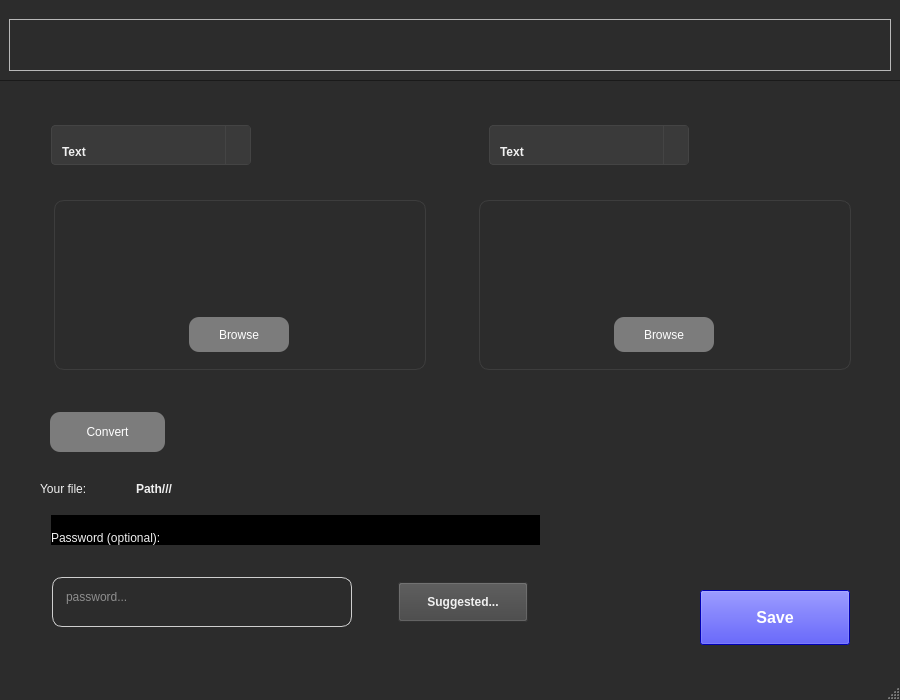
<?xml version="1.0" encoding="UTF-8"?>
<ui version="4.0">
 <class>MainWindow</class>
 <widget class="QMainWindow" name="MainWindow">
  <property name="geometry">
   <rect>
    <x>0</x>
    <y>0</y>
    <width>900</width>
    <height>700</height>
   </rect>
  </property>
  <property name="windowTitle">
   <string>Whisper</string>
  </property>
  <property name="windowIcon">
   <iconset>
    <normaloff>../StartWindow/imgs/smallW (2).png</normaloff>../StartWindow/imgs/smallW (2).png</iconset>
  </property>
  <property name="styleSheet">
   <string notr="true">QMainWindow {
	background-color: #2c2c2c; 
}

QComboBox {
    background-color: #3a3a3a;
    color: #f0f0f0;
    border: 1px solid #444444;
    border-radius: 4px;
	padding-top: 13px; 
	padding-left: 10px;
}

QComboBox:hover {
    background-color: #444444;
}

QComboBox::drop-down {
    background-color: #3a3a3a;
    border-left: 1px solid #444444;
    width: 24px;
}

QComboBox::down-arrow {
    image: url(:/icons/down-arrow.svg);  /* make sure the image exists in resources */
    width: 12px;
    height: 12px;
}
</string>
  </property>
  <widget class="QWidget" name="centralwidget">
   <widget class="QFrame" name="logoBigFrame">
    <property name="geometry">
     <rect>
      <x>0</x>
      <y>10</y>
      <width>900</width>
      <height>71</height>
     </rect>
    </property>
    <property name="styleSheet">
     <string notr="true">#logoBigFrame {
    border: none;
    border-bottom: 1px solid #1a1a1a; /* Change color &amp; thickness as needed */
}
</string>
    </property>
    <property name="frameShape">
     <enum>QFrame::StyledPanel</enum>
    </property>
    <property name="frameShadow">
     <enum>QFrame::Raised</enum>
    </property>
    <layout class="QHBoxLayout" name="horizontalLayout">
     <item>
      <widget class="QFrame" name="logoSmallFrame">
       <property name="frameShape">
        <enum>QFrame::StyledPanel</enum>
       </property>
       <property name="frameShadow">
        <enum>QFrame::Raised</enum>
       </property>
       <widget class="QLabel" name="whisperLogo">
        <property name="geometry">
         <rect>
          <x>30</x>
          <y>10</y>
          <width>130</width>
          <height>41</height>
         </rect>
        </property>
        <property name="text">
         <string/>
        </property>
        <property name="pixmap">
         <pixmap>imgs/WhisperLogo.png</pixmap>
        </property>
        <property name="scaledContents">
         <bool>true</bool>
        </property>
        <property name="alignment">
         <set>Qt::AlignCenter</set>
        </property>
        <property name="wordWrap">
         <bool>false</bool>
        </property>
       </widget>
      </widget>
     </item>
    </layout>
   </widget>
   <widget class="QWidget" name="passwordWidget" native="true">
    <property name="geometry">
     <rect>
      <x>40</x>
      <y>515</y>
      <width>500</width>
      <height>153</height>
     </rect>
    </property>
    <property name="minimumSize">
     <size>
      <width>500</width>
      <height>0</height>
     </size>
    </property>
    <property name="maximumSize">
     <size>
      <width>500</width>
      <height>16777215</height>
     </size>
    </property>
    <layout class="QVBoxLayout" name="verticalLayout_3">
     <property name="spacing">
      <number>0</number>
     </property>
     <property name="leftMargin">
      <number>11</number>
     </property>
     <item>
      <widget class="QLabel" name="passwordLabel">
       <property name="minimumSize">
        <size>
         <width>59</width>
         <height>30</height>
        </size>
       </property>
       <property name="maximumSize">
        <size>
         <width>16777215</width>
         <height>30</height>
        </size>
       </property>
       <property name="font">
        <font>
         <family>Segoe UI</family>
         <pointsize>9</pointsize>
        </font>
       </property>
       <property name="styleSheet">
        <string notr="true">#passwordLabel {
	color: #f0f0f0;  
	background-color: black;
}</string>
       </property>
       <property name="text">
        <string>Password (optional):</string>
       </property>
       <property name="alignment">
        <set>Qt::AlignBottom|Qt::AlignLeading|Qt::AlignLeft</set>
       </property>
       <property name="margin">
        <number>4</number>
       </property>
      </widget>
     </item>
     <item>
      <widget class="QWidget" name="passwordAndButtonsWidget" native="true">
       <property name="maximumSize">
        <size>
         <width>805</width>
         <height>16777215</height>
        </size>
       </property>
       <property name="styleSheet">
        <string notr="true">#passwordAndButtonsWidget {
	qproperty-alignment: 'AlignLeft';
}</string>
       </property>
       <layout class="QHBoxLayout" name="horizontalLayout_3">
        <property name="spacing">
         <number>128</number>
        </property>
        <property name="leftMargin">
         <number>0</number>
        </property>
        <property name="rightMargin">
         <number>0</number>
        </property>
        <item>
         <widget class="QWidget" name="suggestedWidget" native="true">
          <property name="maximumSize">
           <size>
            <width>512</width>
            <height>16777215</height>
           </size>
          </property>
          <layout class="QHBoxLayout" name="horizontalLayout_7">
           <property name="spacing">
            <number>45</number>
           </property>
           <property name="leftMargin">
            <number>0</number>
           </property>
           <property name="topMargin">
            <number>0</number>
           </property>
           <item>
            <widget class="QWidget" name="passwordInputWidget" native="true">
             <property name="minimumSize">
              <size>
               <width>300</width>
               <height>50</height>
              </size>
             </property>
             <property name="maximumSize">
              <size>
               <width>300</width>
               <height>50</height>
              </size>
             </property>
             <property name="styleSheet">
              <string notr="true">#passwordInputWidget {
	border: 1px solid #cecece;
	border-radius: 10px;
}</string>
             </property>
             <layout class="QHBoxLayout" name="horizontalLayout_5">
              <item>
               <widget class="QPlainTextEdit" name="passwordPlainTextEdit">
                <property name="minimumSize">
                 <size>
                  <width>280</width>
                  <height>0</height>
                 </size>
                </property>
                <property name="maximumSize">
                 <size>
                  <width>280</width>
                  <height>16777215</height>
                 </size>
                </property>
                <property name="font">
                 <font>
                  <family>Segoe UI</family>
                  <pointsize>9</pointsize>
                 </font>
                </property>
                <property name="styleSheet">
                 <string notr="true">#passwordPlainTextEdit {
	background-color: #2c2c2c;
	color: #f0f0f0;
	border: none;
}</string>
                </property>
                <property name="verticalScrollBarPolicy">
                 <enum>Qt::ScrollBarAlwaysOff</enum>
                </property>
                <property name="horizontalScrollBarPolicy">
                 <enum>Qt::ScrollBarAsNeeded</enum>
                </property>
                <property name="placeholderText">
                 <string>password...</string>
                </property>
               </widget>
              </item>
             </layout>
            </widget>
           </item>
           <item>
            <widget class="QPushButton" name="passwordGenerateButton">
             <property name="minimumSize">
              <size>
               <width>130</width>
               <height>0</height>
              </size>
             </property>
             <property name="maximumSize">
              <size>
               <width>130</width>
               <height>40</height>
              </size>
             </property>
             <property name="font">
              <font>
               <family>Segoe UI</family>
               <pointsize>9</pointsize>
               <weight>75</weight>
               <bold>true</bold>
              </font>
             </property>
             <property name="styleSheet">
              <string notr="true">#passwordGenerateButton {
	color: #f0f0f0;
	background-color: #444444;
}</string>
             </property>
             <property name="text">
              <string>Suggested...</string>
             </property>
            </widget>
           </item>
          </layout>
         </widget>
        </item>
       </layout>
      </widget>
     </item>
    </layout>
   </widget>
   <widget class="QWidget" name="convertFrame" native="true">
    <property name="geometry">
     <rect>
      <x>40</x>
      <y>120</y>
      <width>831</width>
      <height>291</height>
     </rect>
    </property>
    <widget class="QWidget" name="comboBoxeswidget" native="true">
     <property name="geometry">
      <rect>
       <x>0</x>
       <y>0</y>
       <width>671</width>
       <height>61</height>
      </rect>
     </property>
     <property name="minimumSize">
      <size>
       <width>671</width>
       <height>61</height>
      </size>
     </property>
     <property name="maximumSize">
      <size>
       <width>671</width>
       <height>61</height>
      </size>
     </property>
     <widget class="QComboBox" name="fromComboBox">
      <property name="geometry">
       <rect>
        <x>11</x>
        <y>5</y>
        <width>200</width>
        <height>40</height>
       </rect>
      </property>
      <property name="minimumSize">
       <size>
        <width>200</width>
        <height>40</height>
       </size>
      </property>
      <property name="maximumSize">
       <size>
        <width>200</width>
        <height>40</height>
       </size>
      </property>
      <property name="font">
       <font>
        <family>Segoe UI</family>
        <pointsize>9</pointsize>
        <weight>75</weight>
        <bold>true</bold>
       </font>
      </property>
      <item>
       <property name="text">
        <string>Text</string>
       </property>
      </item>
      <item>
       <property name="text">
        <string>Image</string>
       </property>
      </item>
      <item>
       <property name="text">
        <string>Audio</string>
       </property>
      </item>
     </widget>
     <widget class="QComboBox" name="toComboBox">
      <property name="geometry">
       <rect>
        <x>449</x>
        <y>5</y>
        <width>200</width>
        <height>40</height>
       </rect>
      </property>
      <property name="minimumSize">
       <size>
        <width>200</width>
        <height>40</height>
       </size>
      </property>
      <property name="maximumSize">
       <size>
        <width>200</width>
        <height>40</height>
       </size>
      </property>
      <property name="font">
       <font>
        <family>Segoe UI</family>
        <pointsize>9</pointsize>
        <weight>75</weight>
        <bold>true</bold>
       </font>
      </property>
      <item>
       <property name="text">
        <string>Text</string>
       </property>
      </item>
      <item>
       <property name="text">
        <string>Image</string>
       </property>
      </item>
      <item>
       <property name="text">
        <string>Audio</string>
       </property>
      </item>
     </widget>
    </widget>
    <widget class="QWidget" name="convertionWidget" native="true">
     <property name="geometry">
      <rect>
       <x>0</x>
       <y>60</y>
       <width>831</width>
       <height>221</height>
      </rect>
     </property>
     <layout class="QHBoxLayout" name="horizontalLayout_4">
      <property name="spacing">
       <number>13</number>
      </property>
      <property name="leftMargin">
       <number>14</number>
      </property>
      <item>
       <widget class="QStackedWidget" name="fromStackedWidget">
        <property name="currentIndex">
         <number>1</number>
        </property>
        <widget class="QWidget" name="fromTextWidget">
         <widget class="QWidget" name="fromWidget_textTotext" native="true">
          <property name="geometry">
           <rect>
            <x>0</x>
            <y>20</y>
            <width>372</width>
            <height>170</height>
           </rect>
          </property>
          <property name="minimumSize">
           <size>
            <width>372</width>
            <height>170</height>
           </size>
          </property>
          <property name="maximumSize">
           <size>
            <width>372</width>
            <height>170</height>
           </size>
          </property>
          <property name="styleSheet">
           <string notr="true">QWidget {
	border: 1px solid #3d3d3d;
	border-radius: 10px;
}</string>
          </property>
          <widget class="QPlainTextEdit" name="fromPlainTextEdit">
           <property name="geometry">
            <rect>
             <x>10</x>
             <y>10</y>
             <width>353</width>
             <height>151</height>
            </rect>
           </property>
           <property name="minimumSize">
            <size>
             <width>353</width>
             <height>151</height>
            </size>
           </property>
           <property name="maximumSize">
            <size>
             <width>353</width>
             <height>171</height>
            </size>
           </property>
           <property name="font">
            <font>
             <family>Segoe UI</family>
             <pointsize>9</pointsize>
            </font>
           </property>
           <property name="styleSheet">
            <string notr="true">QPlainTextEdit {
	border: none;
	background-color: #2c2c2c;
	color: white;
	border-radius: 10px;
}</string>
           </property>
           <property name="placeholderText">
            <string>Enter your text...</string>
           </property>
          </widget>
         </widget>
        </widget>
        <widget class="QWidget" name="fromImgWidget">
         <widget class="QWidget" name="toWidget_textToimg" native="true">
          <property name="geometry">
           <rect>
            <x>0</x>
            <y>20</y>
            <width>372</width>
            <height>170</height>
           </rect>
          </property>
          <property name="sizePolicy">
           <sizepolicy hsizetype="Ignored" vsizetype="Preferred">
            <horstretch>0</horstretch>
            <verstretch>0</verstretch>
           </sizepolicy>
          </property>
          <property name="minimumSize">
           <size>
            <width>372</width>
            <height>170</height>
           </size>
          </property>
          <property name="maximumSize">
           <size>
            <width>372</width>
            <height>170</height>
           </size>
          </property>
          <property name="cursor">
           <cursorShape>PointingHandCursor</cursorShape>
          </property>
          <property name="autoFillBackground">
           <bool>false</bool>
          </property>
          <property name="styleSheet">
           <string notr="true">QWidget {
	border: 1px solid #3d3d3d;
	border-radius: 10px;
}</string>
          </property>
          <layout class="QVBoxLayout" name="verticalLayout_5">
           <property name="spacing">
            <number>20</number>
           </property>
           <property name="leftMargin">
            <number>80</number>
           </property>
           <property name="rightMargin">
            <number>80</number>
           </property>
           <item>
            <widget class="QWidget" name="widget_4" native="true">
             <property name="maximumSize">
              <size>
               <width>16777215</width>
               <height>88</height>
              </size>
             </property>
             <property name="styleSheet">
              <string notr="true">QWidget {
	border: none;
}

QLabel {
	border: none;
}</string>
             </property>
             <layout class="QVBoxLayout" name="verticalLayout_6">
              <property name="topMargin">
               <number>0</number>
              </property>
              <property name="rightMargin">
               <number>47</number>
              </property>
              <item>
               <widget class="QLabel" name="label_4">
                <property name="minimumSize">
                 <size>
                  <width>0</width>
                  <height>88</height>
                 </size>
                </property>
                <property name="maximumSize">
                 <size>
                  <width>120</width>
                  <height>90</height>
                 </size>
                </property>
                <property name="layoutDirection">
                 <enum>Qt::RightToLeft</enum>
                </property>
                <property name="text">
                 <string/>
                </property>
                <property name="pixmap">
                 <pixmap>icons/cloud-arrow-up-svgrepo-com.svg</pixmap>
                </property>
                <property name="scaledContents">
                 <bool>true</bool>
                </property>
                <property name="wordWrap">
                 <bool>false</bool>
                </property>
                <property name="margin">
                 <number>1</number>
                </property>
               </widget>
              </item>
             </layout>
            </widget>
           </item>
           <item>
            <widget class="QWidget" name="widget_5" native="true">
             <property name="maximumSize">
              <size>
               <width>16777215</width>
               <height>88</height>
              </size>
             </property>
             <property name="styleSheet">
              <string notr="true">QWidget {
	border: none;
}

QLabel {
	border: none;
}</string>
             </property>
             <layout class="QVBoxLayout" name="verticalLayout_7">
              <property name="leftMargin">
               <number>55</number>
              </property>
              <property name="topMargin">
               <number>0</number>
              </property>
              <item>
               <widget class="QPushButton" name="fromBrowseButton_img">
                <property name="minimumSize">
                 <size>
                  <width>100</width>
                  <height>35</height>
                 </size>
                </property>
                <property name="maximumSize">
                 <size>
                  <width>100</width>
                  <height>35</height>
                 </size>
                </property>
                <property name="font">
                 <font>
                  <family>Segoe UI</family>
                 </font>
                </property>
                <property name="styleSheet">
                 <string notr="true">QPushButton {
	background-color: #7c7c7c;
	color: white;
}</string>
                </property>
                <property name="text">
                 <string>Browse</string>
                </property>
               </widget>
              </item>
             </layout>
            </widget>
           </item>
          </layout>
         </widget>
        </widget>
       </widget>
      </item>
      <item>
       <widget class="QLabel" name="arrowRightLabel">
        <property name="maximumSize">
         <size>
          <width>35</width>
          <height>35</height>
         </size>
        </property>
        <property name="styleSheet">
         <string notr="true">QLabel {
	color; #ffffff;
}</string>
        </property>
        <property name="text">
         <string/>
        </property>
        <property name="pixmap">
         <pixmap>icons/arrow-right-svgrepo-com.svg</pixmap>
        </property>
        <property name="scaledContents">
         <bool>true</bool>
        </property>
       </widget>
      </item>
      <item>
       <widget class="QStackedWidget" name="toStackedWidget">
        <property name="currentIndex">
         <number>2</number>
        </property>
        <widget class="QWidget" name="toTextWidget">
         <widget class="QWidget" name="toWidget_textTotext" native="true">
          <property name="geometry">
           <rect>
            <x>0</x>
            <y>20</y>
            <width>372</width>
            <height>170</height>
           </rect>
          </property>
          <property name="minimumSize">
           <size>
            <width>372</width>
            <height>170</height>
           </size>
          </property>
          <property name="maximumSize">
           <size>
            <width>372</width>
            <height>170</height>
           </size>
          </property>
          <property name="styleSheet">
           <string notr="true">QWidget {
	border: 1px solid #3d3d3d;
	border-radius: 10px;
}
</string>
          </property>
          <widget class="QPlainTextEdit" name="toPlainTextEdit">
           <property name="geometry">
            <rect>
             <x>10</x>
             <y>10</y>
             <width>353</width>
             <height>151</height>
            </rect>
           </property>
           <property name="minimumSize">
            <size>
             <width>353</width>
             <height>151</height>
            </size>
           </property>
           <property name="maximumSize">
            <size>
             <width>353</width>
             <height>171</height>
            </size>
           </property>
           <property name="font">
            <font>
             <family>Segoe UI</family>
             <pointsize>9</pointsize>
            </font>
           </property>
           <property name="styleSheet">
            <string notr="true">QPlainTextEdit {
	border: none;
	background-color: #2c2c2c;
	color: white;
	border-radius: 10px;
}</string>
           </property>
           <property name="placeholderText">
            <string>. . .</string>
           </property>
          </widget>
         </widget>
        </widget>
        <widget class="QWidget" name="toImgWidget">
         <widget class="QWidget" name="toWidget_Toimg" native="true">
          <property name="geometry">
           <rect>
            <x>0</x>
            <y>20</y>
            <width>372</width>
            <height>170</height>
           </rect>
          </property>
          <property name="sizePolicy">
           <sizepolicy hsizetype="Ignored" vsizetype="Preferred">
            <horstretch>0</horstretch>
            <verstretch>0</verstretch>
           </sizepolicy>
          </property>
          <property name="minimumSize">
           <size>
            <width>372</width>
            <height>170</height>
           </size>
          </property>
          <property name="maximumSize">
           <size>
            <width>372</width>
            <height>170</height>
           </size>
          </property>
          <property name="cursor">
           <cursorShape>PointingHandCursor</cursorShape>
          </property>
          <property name="autoFillBackground">
           <bool>false</bool>
          </property>
          <property name="styleSheet">
           <string notr="true">QWidget {
	border: 1px solid #3d3d3d;
	border-radius: 10px;
}</string>
          </property>
          <layout class="QVBoxLayout" name="verticalLayout_8">
           <property name="spacing">
            <number>20</number>
           </property>
           <property name="leftMargin">
            <number>80</number>
           </property>
           <property name="rightMargin">
            <number>80</number>
           </property>
           <item>
            <widget class="QWidget" name="widget_6" native="true">
             <property name="maximumSize">
              <size>
               <width>16777215</width>
               <height>88</height>
              </size>
             </property>
             <property name="styleSheet">
              <string notr="true">QWidget {
	border: none;
}

QLabel {
	border: none;
}</string>
             </property>
             <layout class="QVBoxLayout" name="verticalLayout_9">
              <property name="topMargin">
               <number>0</number>
              </property>
              <property name="rightMargin">
               <number>47</number>
              </property>
              <item>
               <widget class="QLabel" name="label_5">
                <property name="minimumSize">
                 <size>
                  <width>0</width>
                  <height>88</height>
                 </size>
                </property>
                <property name="maximumSize">
                 <size>
                  <width>120</width>
                  <height>90</height>
                 </size>
                </property>
                <property name="layoutDirection">
                 <enum>Qt::RightToLeft</enum>
                </property>
                <property name="text">
                 <string/>
                </property>
                <property name="pixmap">
                 <pixmap>icons/cloud-arrow-up-svgrepo-com.svg</pixmap>
                </property>
                <property name="scaledContents">
                 <bool>true</bool>
                </property>
                <property name="wordWrap">
                 <bool>false</bool>
                </property>
                <property name="margin">
                 <number>1</number>
                </property>
               </widget>
              </item>
             </layout>
            </widget>
           </item>
           <item>
            <widget class="QWidget" name="widget_7" native="true">
             <property name="maximumSize">
              <size>
               <width>16777215</width>
               <height>88</height>
              </size>
             </property>
             <property name="styleSheet">
              <string notr="true">QWidget {
	border: none;
}

QLabel {
	border: none;
}</string>
             </property>
             <layout class="QVBoxLayout" name="verticalLayout_10">
              <property name="leftMargin">
               <number>55</number>
              </property>
              <property name="topMargin">
               <number>0</number>
              </property>
              <item>
               <widget class="QPushButton" name="toBrowseButton_img">
                <property name="minimumSize">
                 <size>
                  <width>100</width>
                  <height>35</height>
                 </size>
                </property>
                <property name="maximumSize">
                 <size>
                  <width>100</width>
                  <height>35</height>
                 </size>
                </property>
                <property name="font">
                 <font>
                  <family>Segoe UI</family>
                 </font>
                </property>
                <property name="styleSheet">
                 <string notr="true">QPushButton {
	background-color: #7c7c7c;
	color: white;
}</string>
                </property>
                <property name="text">
                 <string>Browse</string>
                </property>
               </widget>
              </item>
             </layout>
            </widget>
           </item>
          </layout>
         </widget>
        </widget>
        <widget class="QWidget" name="toAudioWidget">
         <widget class="QWidget" name="toWidget_textToaudio" native="true">
          <property name="geometry">
           <rect>
            <x>0</x>
            <y>20</y>
            <width>372</width>
            <height>170</height>
           </rect>
          </property>
          <property name="sizePolicy">
           <sizepolicy hsizetype="Ignored" vsizetype="Preferred">
            <horstretch>0</horstretch>
            <verstretch>0</verstretch>
           </sizepolicy>
          </property>
          <property name="minimumSize">
           <size>
            <width>372</width>
            <height>170</height>
           </size>
          </property>
          <property name="maximumSize">
           <size>
            <width>372</width>
            <height>170</height>
           </size>
          </property>
          <property name="cursor">
           <cursorShape>PointingHandCursor</cursorShape>
          </property>
          <property name="autoFillBackground">
           <bool>false</bool>
          </property>
          <property name="styleSheet">
           <string notr="true">QWidget {
	border: 1px solid #3d3d3d;
	border-radius: 10px;
}</string>
          </property>
          <layout class="QVBoxLayout" name="verticalLayout_11">
           <property name="spacing">
            <number>20</number>
           </property>
           <property name="leftMargin">
            <number>80</number>
           </property>
           <property name="rightMargin">
            <number>80</number>
           </property>
           <item>
            <widget class="QWidget" name="widget_8" native="true">
             <property name="maximumSize">
              <size>
               <width>16777215</width>
               <height>88</height>
              </size>
             </property>
             <property name="styleSheet">
              <string notr="true">QWidget {
	border: none;
}

QLabel {
	border: none;
}</string>
             </property>
             <layout class="QVBoxLayout" name="verticalLayout_12">
              <property name="topMargin">
               <number>0</number>
              </property>
              <property name="rightMargin">
               <number>47</number>
              </property>
              <item>
               <widget class="QLabel" name="label_6">
                <property name="minimumSize">
                 <size>
                  <width>0</width>
                  <height>88</height>
                 </size>
                </property>
                <property name="maximumSize">
                 <size>
                  <width>120</width>
                  <height>90</height>
                 </size>
                </property>
                <property name="layoutDirection">
                 <enum>Qt::RightToLeft</enum>
                </property>
                <property name="text">
                 <string/>
                </property>
                <property name="pixmap">
                 <pixmap>icons/audio-svgrepo-com.svg</pixmap>
                </property>
                <property name="scaledContents">
                 <bool>true</bool>
                </property>
                <property name="wordWrap">
                 <bool>false</bool>
                </property>
                <property name="margin">
                 <number>1</number>
                </property>
               </widget>
              </item>
             </layout>
            </widget>
           </item>
           <item>
            <widget class="QWidget" name="widget_9" native="true">
             <property name="maximumSize">
              <size>
               <width>16777215</width>
               <height>88</height>
              </size>
             </property>
             <property name="styleSheet">
              <string notr="true">QWidget {
	border: none;
}

QLabel {
	border: none;
}</string>
             </property>
             <layout class="QVBoxLayout" name="verticalLayout_13">
              <property name="leftMargin">
               <number>55</number>
              </property>
              <property name="topMargin">
               <number>0</number>
              </property>
              <item>
               <widget class="QPushButton" name="toBrowseButton_audio">
                <property name="minimumSize">
                 <size>
                  <width>100</width>
                  <height>35</height>
                 </size>
                </property>
                <property name="maximumSize">
                 <size>
                  <width>100</width>
                  <height>35</height>
                 </size>
                </property>
                <property name="font">
                 <font>
                  <family>Segoe UI</family>
                 </font>
                </property>
                <property name="styleSheet">
                 <string notr="true">QPushButton {
	background-color: #7c7c7c;
	color: white;
}</string>
                </property>
                <property name="text">
                 <string>Browse</string>
                </property>
               </widget>
              </item>
             </layout>
            </widget>
           </item>
          </layout>
         </widget>
        </widget>
       </widget>
      </item>
     </layout>
    </widget>
   </widget>
   <widget class="QWidget" name="filePathWidget" native="true">
    <property name="geometry">
     <rect>
      <x>40</x>
      <y>465</y>
      <width>831</width>
      <height>47</height>
     </rect>
    </property>
    <property name="minimumSize">
     <size>
      <width>831</width>
      <height>47</height>
     </size>
    </property>
    <property name="maximumSize">
     <size>
      <width>831</width>
      <height>47</height>
     </size>
    </property>
    <property name="styleSheet">
     <string notr="true">QWidget {
	color: #f0f0f0;

}</string>
    </property>
    <layout class="QHBoxLayout" name="horizontalLayout_6">
     <item>
      <widget class="QLabel" name="yourFileLabel">
       <property name="minimumSize">
        <size>
         <width>90</width>
         <height>25</height>
        </size>
       </property>
       <property name="maximumSize">
        <size>
         <width>90</width>
         <height>25</height>
        </size>
       </property>
       <property name="font">
        <font>
         <family>Segoe UI</family>
         <pointsize>9</pointsize>
        </font>
       </property>
       <property name="styleSheet">
        <string notr="true">QLabel {
	color: #f0f0f0;
}</string>
       </property>
       <property name="text">
        <string>Your file: </string>
       </property>
       <property name="alignment">
        <set>Qt::AlignLeading|Qt::AlignLeft|Qt::AlignVCenter</set>
       </property>
      </widget>
     </item>
     <item>
      <widget class="QLabel" name="pathLabel">
       <property name="minimumSize">
        <size>
         <width>0</width>
         <height>25</height>
        </size>
       </property>
       <property name="maximumSize">
        <size>
         <width>16777215</width>
         <height>25</height>
        </size>
       </property>
       <property name="font">
        <font>
         <family>Segoe UI</family>
         <pointsize>9</pointsize>
         <weight>75</weight>
         <bold>true</bold>
        </font>
       </property>
       <property name="styleSheet">
        <string notr="true">QLabel {
	color: #f0f0f0;
}</string>
       </property>
       <property name="text">
        <string>Path///</string>
       </property>
      </widget>
     </item>
    </layout>
   </widget>
   <widget class="QPushButton" name="pushButton">
    <property name="geometry">
     <rect>
      <x>50</x>
      <y>412</y>
      <width>115</width>
      <height>40</height>
     </rect>
    </property>
    <property name="font">
     <font>
      <family>Segoe UI</family>
     </font>
    </property>
    <property name="styleSheet">
     <string notr="true">QPushButton {
	background-color: #7c7c7c;
	color: #ffffff;
	border-radius: 10px;
}</string>
    </property>
    <property name="text">
     <string>Convert</string>
    </property>
   </widget>
   <widget class="QPushButton" name="saveButton">
    <property name="geometry">
     <rect>
      <x>700</x>
      <y>590</y>
      <width>150</width>
      <height>55</height>
     </rect>
    </property>
    <property name="minimumSize">
     <size>
      <width>0</width>
      <height>55</height>
     </size>
    </property>
    <property name="maximumSize">
     <size>
      <width>150</width>
      <height>16777215</height>
     </size>
    </property>
    <property name="font">
     <font>
      <family>Segoe UI</family>
      <pointsize>12</pointsize>
      <weight>75</weight>
      <bold>true</bold>
     </font>
    </property>
    <property name="layoutDirection">
     <enum>Qt::LeftToRight</enum>
    </property>
    <property name="styleSheet">
     <string notr="true">#saveButton {
	background-color: blue;
	color: white;
}</string>
    </property>
    <property name="text">
     <string>Save</string>
    </property>
   </widget>
  </widget>
  <widget class="QMenuBar" name="menubar">
   <property name="geometry">
    <rect>
     <x>0</x>
     <y>0</y>
     <width>900</width>
     <height>26</height>
    </rect>
   </property>
  </widget>
  <widget class="QStatusBar" name="statusbar"/>
 </widget>
 <resources/>
 <connections/>
</ui>
